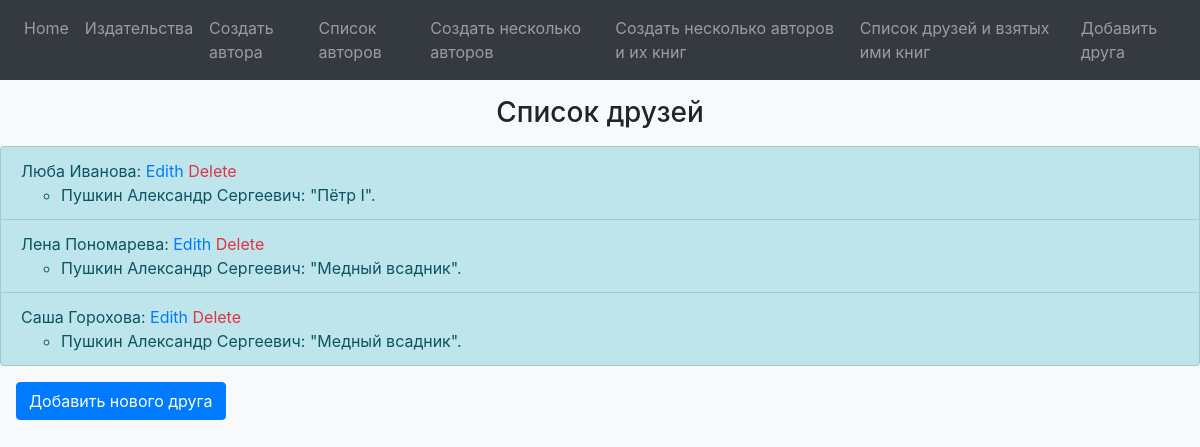
Page /friends/ on the committed database.
### p_library/models.py (models this page shows, shortened)
class Friend(models.Model):
    full_name = models.TextField()
    book = models.ManyToManyField(Book, related_name='book')

class Book(models.Model):
    ISBN = models.CharField(max_length=13)
    title = models.TextField()
    description = models.TextField()
    year_release = models.SmallIntegerField()
    author = models.ForeignKey(Author, on_delete=models.CASCADE, related_name="book_author")
    copy_count = models.SmallIntegerField(default=1)
    price = models.DecimalField(max_digits=19, decimal_places=2)
    publisher = models.ForeignKey(Publisher, on_delete = models.CASCADE, null=True, related_name="publisher")

class Author(models.Model):
    full_name = models.TextField()
    birth_year = models.SmallIntegerField()
    country = models.CharField(max_length=2)
    def __str__(self):
        return self.full_name

### p_library/views.py (the view)
# urls.py: path('friends/', views.friends, name='friends_list'),
def friends(request):
    template = loader.get_template('friends.html')
    friends = Friend.objects.all()
    books = Book.objects.all()
    friends_data = {
        "title": "Список друзей",
        "friends": friends,
        "books": books,
    }
    return HttpResponse(template.render(friends_data, request))

### p_library/templates/friends.html (shortened to what this page needs)
<!DOCTYPE html>
<html lang="en">
<head>
    <link rel="stylesheet" href="https://stackpath.bootstrapcdn.com/bootstrap/4.5.2/css/bootstrap.min.css">
</head>
<body class="bg-light">
    <nav class="navbar navbar-expand-sm bg-dark navbar-dark">
        <ul class="navbar-nav">
        <li class="menu__item">
            <a class="nav-link" href="http://127.0.0.1:8000/">Home</a>
        </li>
        <li class="menu__item">
            <a class="nav-link" href="http://127.0.0.1:8000/publishers/">Издательства</a>
        </li>
        <li class="menu__item">
            <a class="nav-link" href="http://127.0.0.1:8000/author/create/">Создать автора</a>
        </li>
        <li class="menu__item">
            <a class="nav-link" href="http://127.0.0.1:8000/authors/">Список авторов</a>
        </li>
        <li class="menu__item">
            <a class="nav-link" href="http://127.0.0.1:8000/author/create_many/">Создать несколько авторов</a>
        </li>
        <li class="menu__item">
            <a class="nav-link" href="http://127.0.0.1:8000/author_book/create_many/">Создать несколько авторов и их книг</a>
        </li>
        <li class="menu__item">
            <a class="nav-link" href="http://127.0.0.1:8000/friends/">Список друзей и взятых ими книг</a>
        </li>
        <li class="menu__item">
            <a class="nav-link" href="http://127.0.0.1:8000/friends/create/">Добавить друга</a>
        </li>
    </ul>
</nav>
    <h3 class="text-center mt-3 mb-3">{{ title }}</h3>
    <ul class="d-flex justify-content-center list-group">
		{% for friend in friends %}
		    <li class="list-group-item list-group-item-info">{{ friend.full_name }}:
				<a class="text-primary" href='friend_edith/{{ friend.id }}'>Edith</a>
				<a class="text-danger" href='friend_edith/{{ friend.id }}/delete'>Delete</a>
				<ul>
					{% for book in friend.book.all %}
					    <li> {{ book.author }}: "{{ book.title}}".</li>
					{% endfor %}
				</ul>
			</li>
		{% endfor %}
	</ul>
   <div class="ml-3 mt-3">
	   <a class="btn btn-primary" href="create/">Добавить нового друга</a>
   </div>
</body>
</html>

### rows in the picture
Friend: full_name "Люба Иванова"
Book: author "Пушкин Александр Сергеевич", title "Пётр I"
Friend: full_name "Лена Пономарева"
Book: author "Пушкин Александр Сергеевич", title "Медный всадник"
Friend: full_name "Саша Горохова"

### other values in the picture
{{ title }} "Список друзей"
